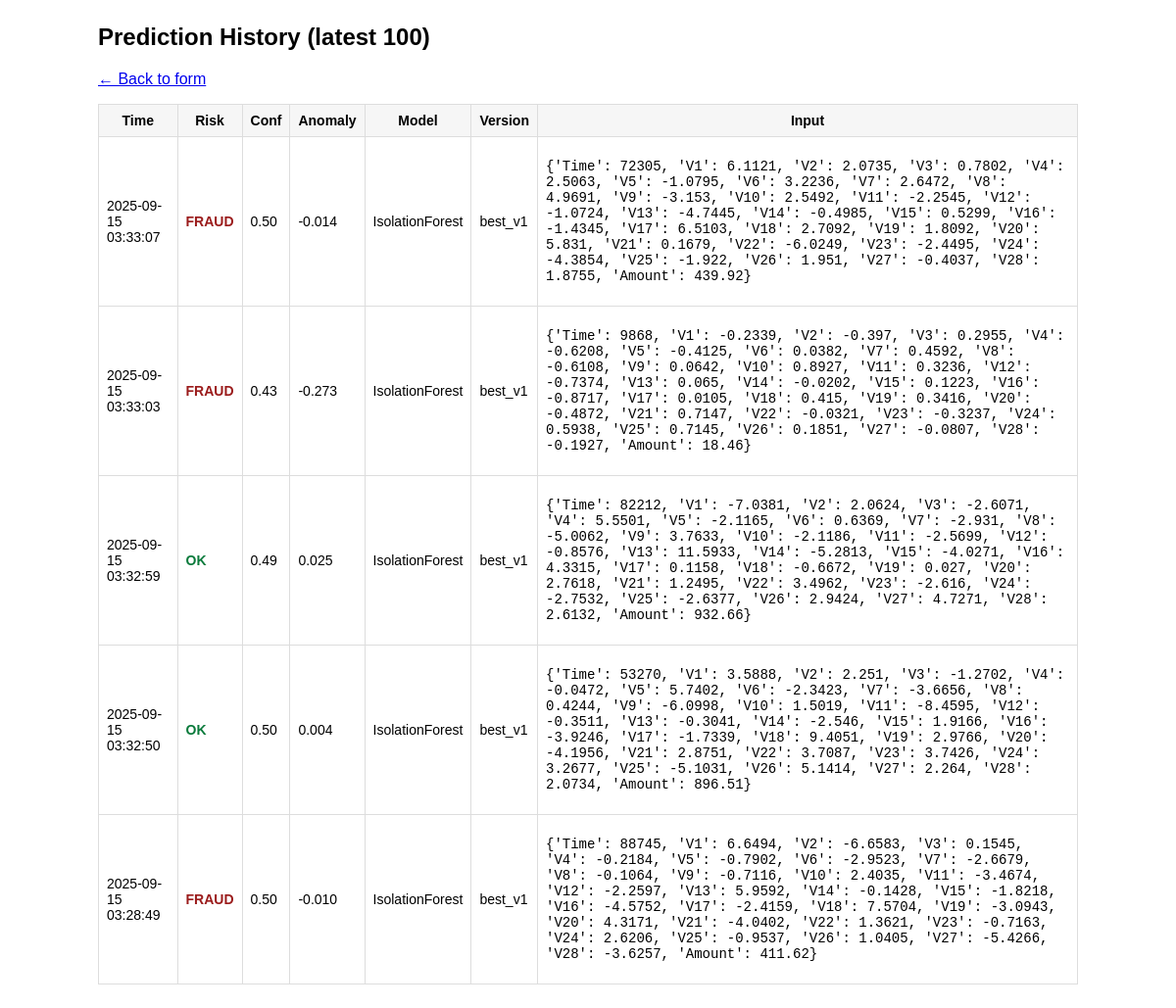
Page /history/ (signed in) on the committed database.
### predictor/models.py (models this page shows, shortened)
class Submission(models.Model):
    created_at = models.DateTimeField(auto_now_add=True)
    input_json = models.JSONField()
    is_fraud = models.BooleanField()
    risk = models.CharField(max_length=10)
    confidence = models.FloatField()
    anomaly_score = models.FloatField()
    model_name = models.CharField(max_length=50)
    version = models.CharField(max_length=50)

### predictor/views.py (the view)
# urls.py: path('history/', pviews.history_view, name='history'),
@login_required
def history_view(request):
    rows = Submission.objects.order_by("-created_at")[:100]
    return render(request, "predictor/history.html", {"rows": rows})

### predictor/templates/predictor/history.html (shortened to what this page needs)
<!doctype html>
<html>
<head>
</head>
<body>
  <h2>Prediction History (latest 100)</h2>
  <p><a href="/">← Back to form</a></p>
  <table>
    <tr><th>Time</th><th>Risk</th><th>Conf</th><th>Anomaly</th><th>Model</th><th>Version</th><th>Input</th></tr>
    {% for r in rows %}
    <tr>
        <td>{{ r.created_at|date:"Y-m-d H:i:s" }}</td>
        <td class="{% if r.is_fraud %}fraud{% else %}ok{% endif %}">{{ r.risk }}</td>
        <td>{{ r.confidence|floatformat:2 }}</td>
        <td>{{ r.anomaly_score|floatformat:3 }}</td>
        <td>{{ r.model_name }}</td>
        <td>{{ r.version }}</td>
        <td><pre>{{ r.input_json|safe }}</pre></td>
      </tr>
    {% empty %}
      <tr><td colspan="7">No submissions yet.</td></tr>
    {% endfor %}
  </table>
</body>
</html>

### predictor/templates/predictor/history.html (style rules this page uses)
body { font-family:sans-serif; max-width:1000px; margin:24px auto; }
table { width:100%; border-collapse:collapse }
th,td { border:1px solid #ddd; padding:8px; font-size:14px }
th { background:#f6f6f6 }
.ok { color:#0a7a3b; font-weight:600 }
.fraud { color:#9b1c1c; font-weight:600 }
pre { white-space:pre-wrap }

### rows in the picture
Submission: created_at "2025-09-15 03:33:07", risk "FRAUD", confidence "0.50", anomaly_score "-0.014", model_name "IsolationForest", version "best_v1", input_json "{'Time': 72305, 'V1': 6.1121, 'V2': 2.0735, 'V3': 0.7802, 'V4': 2.5063, 'V5': -1.0795, 'V6': 3.2236, 'V7': 2.6472, 'V8': 4.9691, 'V9': -3.153, 'V10': 2.5492, 'V11': -2.2545, 'V12': -1.0724, 'V13': -4.7445, 'V14': -0.4985, 'V15': 0.5299, 'V16': -1.4345, 'V17': 6.5103, 'V18': 2.7092, 'V19': 1.8092, 'V20': 5.831, 'V21': 0.1679, 'V22': -6.0249, 'V23': -2.4495, 'V24': -4.3854, 'V25': -1.922, 'V26': 1.951, 'V27': -0.4037, 'V28': 1.8755, 'Amount': 439.92}"
Submission: created_at "2025-09-15 03:33:03", risk "FRAUD", confidence "0.43", anomaly_score "-0.273", model_name "IsolationForest", version "best_v1", input_json "{'Time': 9868, 'V1': -0.2339, 'V2': -0.397, 'V3': 0.2955, 'V4': -0.6208, 'V5': -0.4125, 'V6': 0.0382, 'V7': 0.4592, 'V8': -0.6108, 'V9': 0.0642, 'V10': 0.8927, 'V11': 0.3236, 'V12': -0.7374, 'V13': 0.065, 'V14': -0.0202, 'V15': 0.1223, 'V16': -0.8717, 'V17': 0.0105, 'V18': 0.415, 'V19': 0.3416, 'V20': -0.4872, 'V21': 0.7147, 'V22': -0.0321, 'V23': -0.3237, 'V24': 0.5938, 'V25': 0.7145, 'V26': 0.1851, 'V27': -0.0807, 'V28': -0.1927, 'Amount': 18.46}"
Submission: created_at "2025-09-15 03:32:59", risk "OK", confidence "0.49", anomaly_score "0.025", model_name "IsolationForest", version "best_v1", input_json "{'Time': 82212, 'V1': -7.0381, 'V2': 2.0624, 'V3': -2.6071, 'V4': 5.5501, 'V5': -2.1165, 'V6': 0.6369, 'V7': -2.931, 'V8': -5.0062, 'V9': 3.7633, 'V10': -2.1186, 'V11': -2.5699, 'V12': -0.8576, 'V13': 11.5933, 'V14': -5.2813, 'V15': -4.0271, 'V16': 4.3315, 'V17': 0.1158, 'V18': -0.6672, 'V19': 0.027, 'V20': 2.7618, 'V21': 1.2495, 'V22': 3.4962, 'V23': -2.616, 'V24': -2.7532, 'V25': -2.6377, 'V26': 2.9424, 'V27': 4.7271, 'V28': 2.6132, 'Amount': 932.66}"
Submission: created_at "2025-09-15 03:32:50", risk "OK", confidence "0.50", anomaly_score "0.004", model_name "IsolationForest", version "best_v1", input_json "{'Time': 53270, 'V1': 3.5888, 'V2': 2.251, 'V3': -1.2702, 'V4': -0.0472, 'V5': 5.7402, 'V6': -2.3423, 'V7': -3.6656, 'V8': 0.4244, 'V9': -6.0998, 'V10': 1.5019, 'V11': -8.4595, 'V12': -0.3511, 'V13': -0.3041, 'V14': -2.546, 'V15': 1.9166, 'V16': -3.9246, 'V17': -1.7339, 'V18': 9.4051, 'V19': 2.9766, 'V20': -4.1956, 'V21': 2.8751, 'V22': 3.7087, 'V23': 3.7426, 'V24': 3.2677, 'V25': -5.1031, 'V26': 5.1414, 'V27': 2.264, 'V28': 2.0734, 'Amount': 896.51}"
Submission: created_at "2025-09-15 03:28:49", risk "FRAUD", confidence "0.50", anomaly_score "-0.010", model_name "IsolationForest", version "best_v1", input_json "{'Time': 88745, 'V1': 6.6494, 'V2': -6.6583, 'V3': 0.1545, 'V4': -0.2184, 'V5': -0.7902, 'V6': -2.9523, 'V7': -2.6679, 'V8': -0.1064, 'V9': -0.7116, 'V10': 2.4035, 'V11': -3.4674, 'V12': -2.2597, 'V13': 5.9592, 'V14': -0.1428, 'V15': -1.8218, 'V16': -4.5752, 'V17': -2.4159, 'V18': 7.5704, 'V19': -3.0943, 'V20': 4.3171, 'V21': -4.0402, 'V22': 1.3621, 'V23': -0.7163, 'V24': 2.6206, 'V25': -0.9537, 'V26': 1.0405, 'V27': -5.4266, 'V28': -3.6257, 'Amount': 411.62}"
